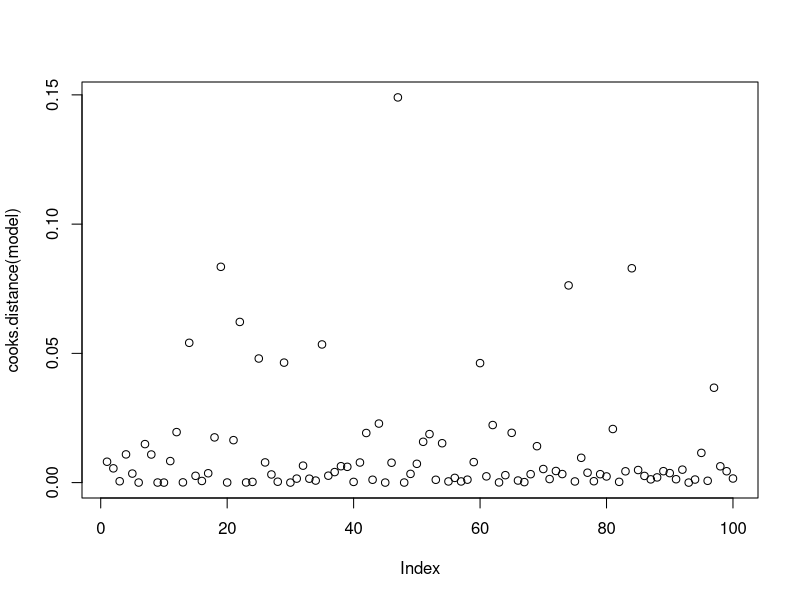

Source code (R):
set.seed(12345)
x1 <- rnorm(100,3,4)
x2 <- rnorm(100,2,5)
y <- 0.3*x1 + 0.4*x2 + rnorm(100,0,1)

model <- lm(y ~ x1 + x2)

plot(cooks.distance(model))

mahalanobis(cbind(x1,x2),
            c(mean(x1),mean(x2)),
            cov(cbind(x1,x2)))

?lm
rstandard(model)
